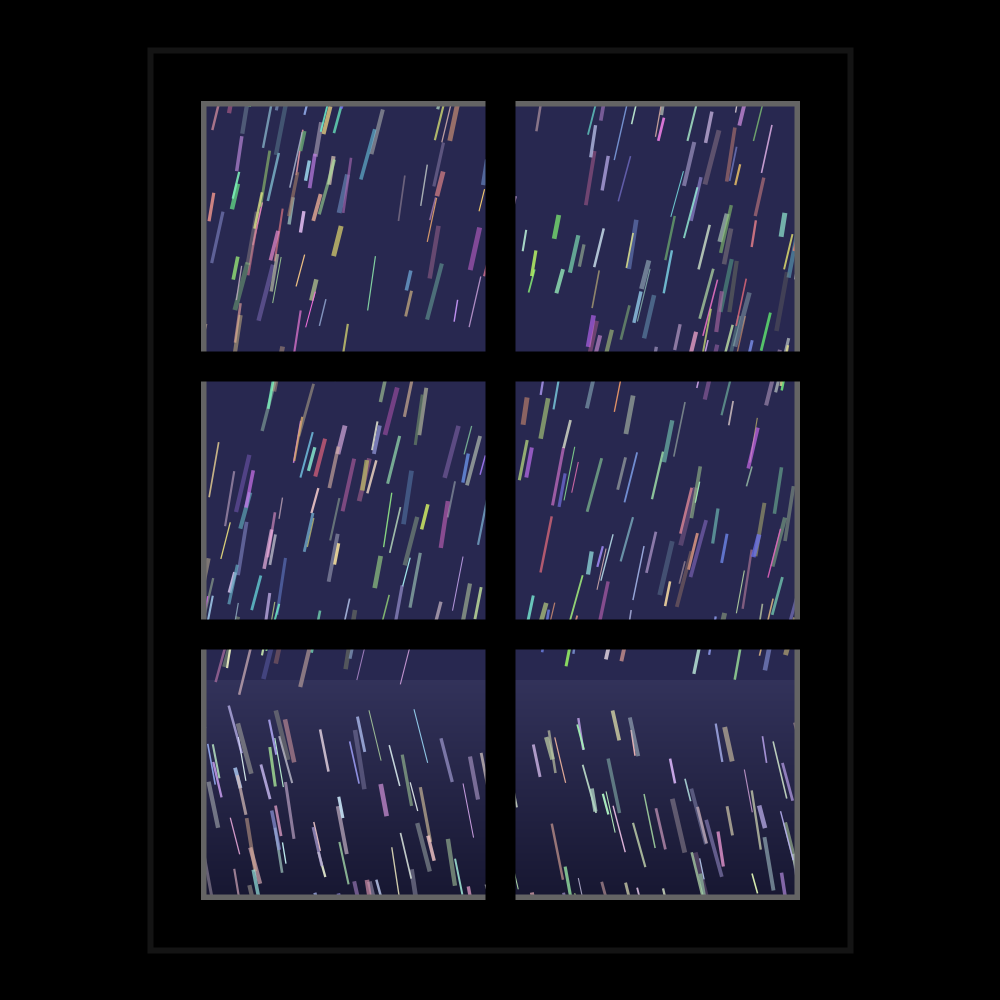
Frame 1 (no input)
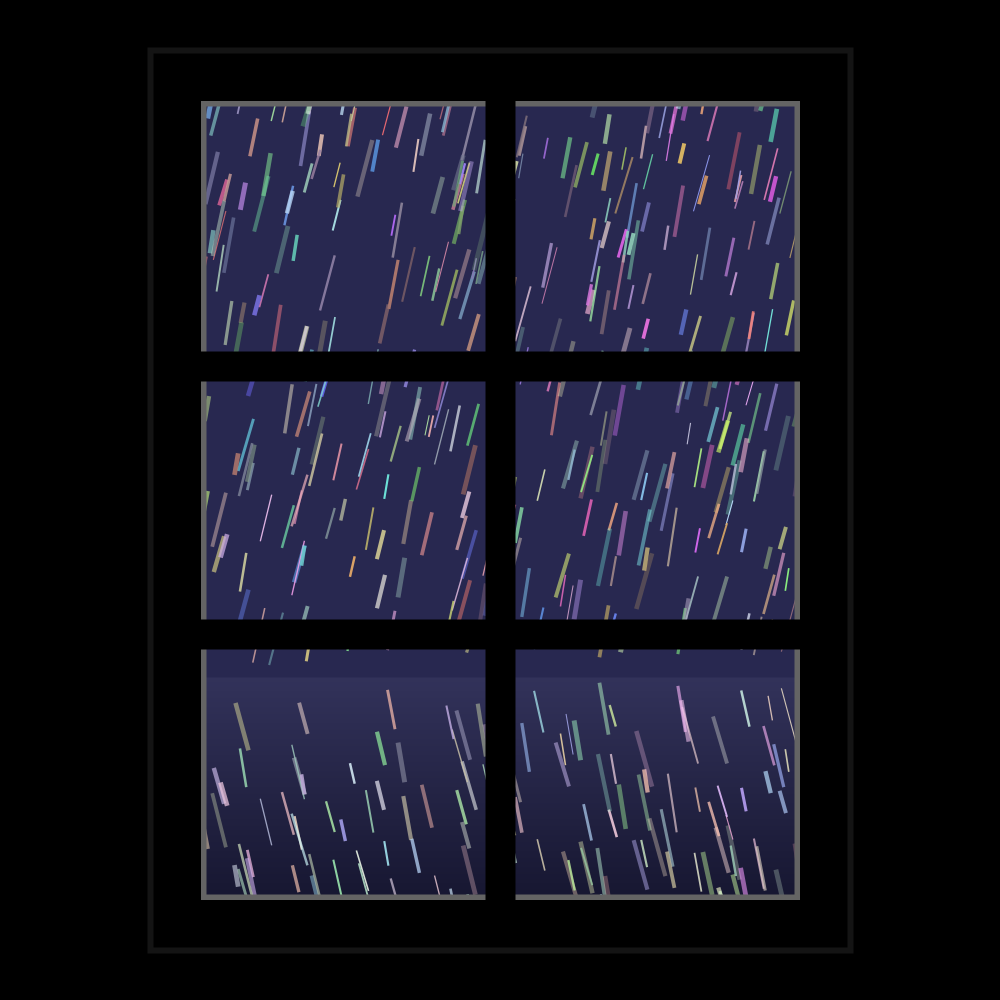
Frame 60 (the mouse pressed at the canvas centre just before this capture)
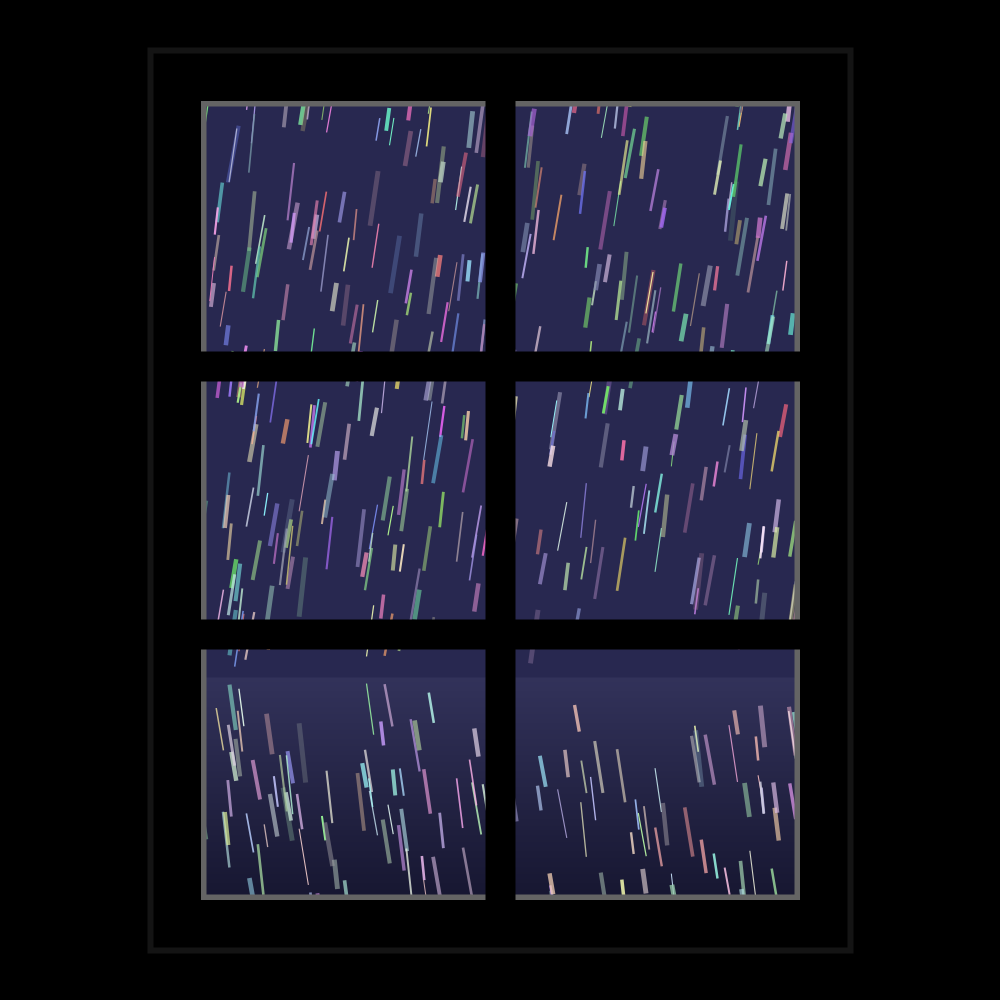
Frame 120 (the mouse held since frame 60 and released just before this capture)

The Processing sketch that drew these frames (run headless with seeded random() and noise(); from frame 60 on, the mouse is pressed at the canvas centre):

// Processing sketch: wruolan_window
// ── wruolan_window.pde
float angle = 0;
int animationStartTime;
boolean isRain = true;

void setup() {
  size(1000, 1000);
  animationStartTime = millis();
}

void draw() {
  background(255);

  // switch animation
  if ((millis() - animationStartTime) >= 5000) {
    animationStartTime = millis();
    isRain = !isRain;
  }

  // play animation
  if (isRain) {
    rain();
  } else {
    petals();
  }

  drawWindow();
}

// window
void drawWindow() {
  rectMode(CENTER);

  // highlight
  strokeWeight(12);
  stroke(100);
  noFill();
  rect(width / 2, height / 2, 600, 800);

  // muntins
  strokeWeight(30);
  stroke(0);
  line(width / 2, 100, width / 2, 900);
  line(200, (100 + (800 / 3)), 800, (100 + (800 / 3)));
  line(200, (900 - (800 / 3)), 800, (900 - (800 / 3)));

  // walls
  strokeWeight(1);
  fill(0);
  rect(width / 2, 50, 1000, 100);
  rect(width / 2, 950, 1000, 100);
  rect(100, height / 2, 200, 800);
  rect(900, height / 2, 200, 800);

  // frame
  strokeWeight(6);
  stroke(20);
  noFill();
  rect(width / 2, height / 2, 700, 900);
}

// ── petals.pde
void petals() {
  frameRate(9);
  background(219, 186, 230);

  color skyColor = color(255, 230, 251);
  color groundColor = color(245, 207, 255);

  drawGradient(0, 100, width, 900, skyColor, groundColor);
  noStroke();

  for (int i = 0; i < 45; i++) {
    float x = random(200, 800);
    float y = random(100, 900);
    float size = random(10, 30);
    float w = size;
    float h = size * 1.25;
    float angle = random(TWO_PI);

    fill(random(200, 255), random(150, 200), random(200, 220));

    pushMatrix();
    translate(x, y);
    rotate(angle);
    petal(0, 0, w, h);
    popMatrix();
  }
}

void petal(float x, float y, float w, float h) {
  beginShape();
  vertex(x, y);
  quadraticVertex(x - w / 2, y - h / 2, x, y - h);
  quadraticVertex(x + w / 2, y - h / 2, x, y);
  endShape(CLOSE);
}

// ── rain.pde
void drawGradient(float x, float y, float w, float h, color c1, color c2) {
  for (int i = 0; i < h; i++) {
    float inter = map(i, 0, h, 0, 1); // Interpolation factor from 0 to 1
    color c = lerpColor(c1, c2, inter);
    stroke(c);
    line(x, y + i, x + w, y + i);
  }
}

void rain() {
  frameRate(30);
  background(40, 40, 80);

  color skyColor = color(50, 50, 90);  // Sky color
  color groundColor = color(10, 10, 30);  // Ground color

  drawGradient(0, 680, width, height - 680, skyColor, groundColor); // Gradient from sky to ground

  angle += 0.05; // Increment the angle for rotation of raindrops
  noStroke();

  // Draw raindrops
  for (int i = 0; i < 1000; i++) {
    float x = random(width);  // Random horizontal position
    float y = random(height);  // Random vertical position
    float w = random(1, 5);    // Random width of raindrop
    float h = random(20, 60);  // Random height of raindrop
    float maxRotation = radians(random(15, 30));
    float rotation = map(sin(angle), -1, 1, 0, maxRotation);

    float opacity = map(w * h, 20, 300, 255, 50);
    opacity = constrain(opacity, 50, 255);

    if (y < 645) {
      fill(random(100, 255), random(100, 255), random(100, 255), opacity);
      pushMatrix();
      translate(x, y);
      rotate(rotation);
      rect(0, 0, w, h);
      popMatrix();
    }
    if (y < 635) {
      fill(random(150, 255), random(150, 255), random(150, 255), opacity);
      pushMatrix();
      translate(x, 670 + (670 - y));
      rotate(-rotation);
      rect(0, 0, w, h);
      popMatrix();
    }
  }
}
